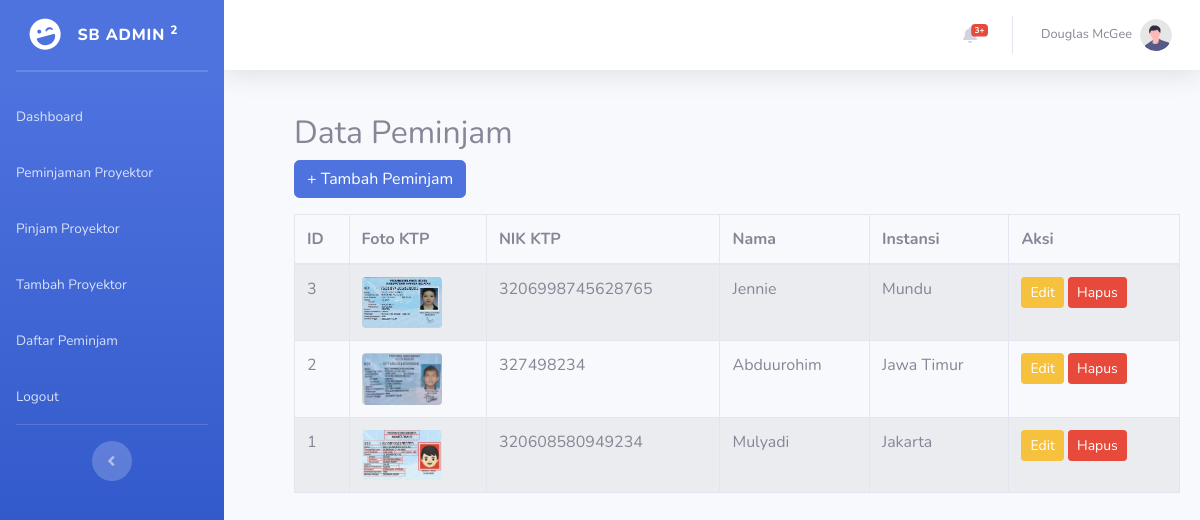
/peminjam/index.php (signed in), run on the app's committed database.
### tables this page shows
CREATE TABLE `peminjam` (
  `id` int NOT NULL,
  `nik` varchar(20) NOT NULL,
  `nama` varchar(100) NOT NULL,
  `instansi` varchar(150) DEFAULT NULL,
  `created_at` timestamp NULL DEFAULT CURRENT_TIMESTAMP,
  `foto_ktp` varchar(255) DEFAULT NULL
);

### peminjam/index.php (the view, shortened to what this page needs)
<?php
require_once '../config/database.php';
$sql = "SELECT * FROM peminjam ORDER BY id DESC";
$result = mysqli_query($connection, $sql);
?>
<?php include '../views/'.$THEME.'/header.php'; ?>
<?php include '../views/'.$THEME.'/sidebar.php'; ?>
<?php include '../views/'.$THEME.'/upper_block.php'; ?>
<div class="card-body">
<h2>Data Peminjam</h2>
<a href="tambah.php" class="btn btn-primary mb-3">
    + Tambah Peminjam
</a>
<div class="table-responsive">
<table class="table table-bordered table-striped">
    <thead>
        <tr>
            <th>ID</th>
            <th>Foto KTP</th>
            <th>NIK KTP</th>
            <th>Nama</th>
            <th>Instansi</th>
            <th>Aksi</th>
        </tr>
    </thead>
<tbody>
<?php while ($row = mysqli_fetch_assoc($result)): ?>
    <tr>
        <td><?= $row['id'] ?></td>
        <td>
            <?php if (!empty($row['foto_ktp'])): ?>
                <a href="../assets/img/ktp/<?= htmlspecialchars($row['foto_ktp']) ?>" target="_blank">
                    <img src="../assets/img/ktp/<?= htmlspecialchars($row['foto_ktp']) ?>"
                         alt="KTP"
                         style="width:80px; border-radius:4px;">
                </a>
            <?php else: ?>
                <span class="text-muted">Tidak ada</span>
            <?php endif; ?>
        </td>
        <td><?= htmlspecialchars($row['nik']) ?></td>
        <td><?= htmlspecialchars($row['nama']) ?></td>
        <td><?= htmlspecialchars($row['instansi']) ?></td>
        <td>
            <a href="edit.php?id=<?= $row['id'] ?>" class="btn btn-sm btn-warning">
                Edit
            </a>
            <a href="delete.php?id=<?= $row['id'] ?>" class="btn btn-sm btn-danger btn-delete">
                Hapus
            </a>
        </td>
    </tr>
<?php endwhile; ?>
</tbody>
</table>
</div>
</div>
</div>
<?php include '../views/'.$THEME.'/lower_block.php'; ?>
<?php include '../views/'.$THEME.'/footer.php'; ?>

### peminjam/index.php (style rules this page uses)
.card-body { margin-left: 50px; }

### data on the page
peminjam: id "3", foto_ktp (picture), nik "3206998745628765", nama "Jennie", instansi "Mundu"
peminjam: id "2", foto_ktp (picture), nik "327498234", nama "Abduurohim", instansi "Jawa Timur"
peminjam: id "1", foto_ktp (picture), nik "320608580949234", nama "Mulyadi", instansi "Jakarta"

### other printed values
$config['label'] "Dashboard"
$config['label'] "Peminjaman Proyektor"
$config['label'] "Pinjam Proyektor"
$config['label'] "Tambah Proyektor"
$config['label'] "Daftar Peminjam"
